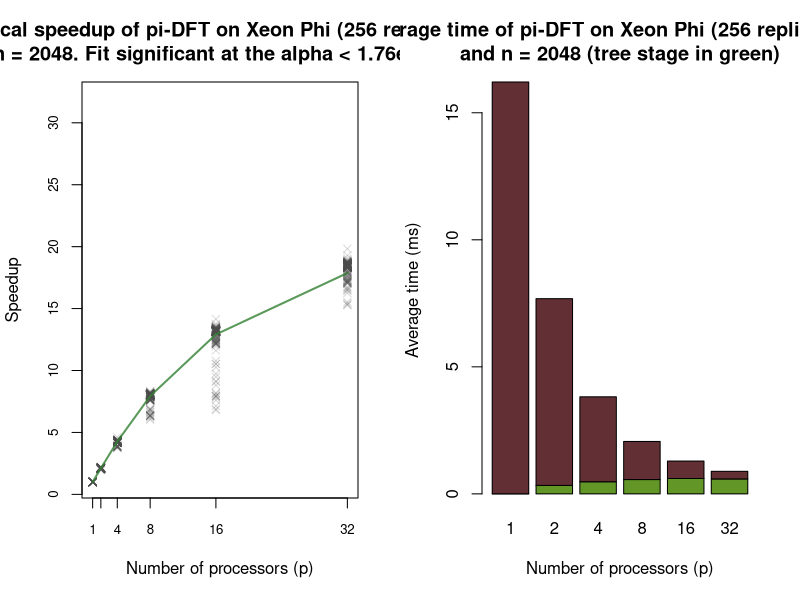
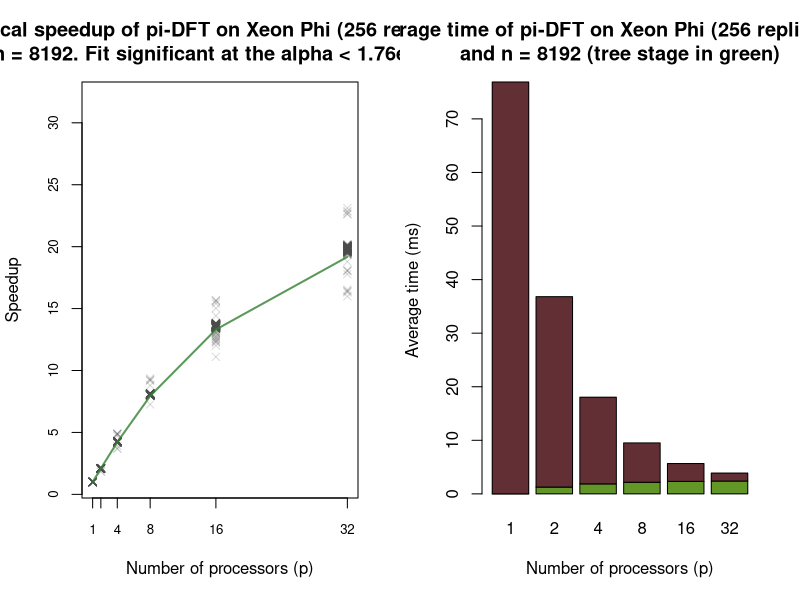
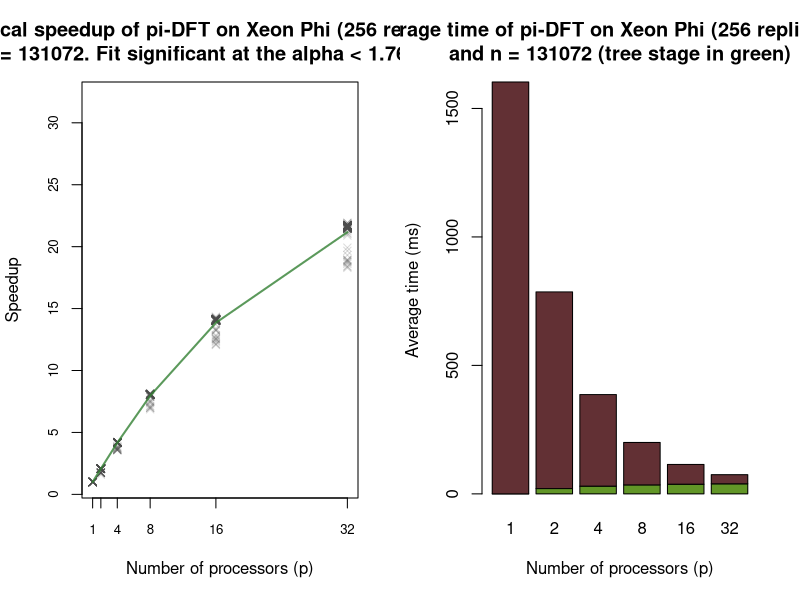

The R source for these figures, in order:
#!/usr/bin/Rscript

# CS87 - Final Project
# Maria-Elena Solano
#
# This R script analyzes the results for pi-DFT on multicore CPU (pthreads).
# 
# To run, execute
#
#   Rscript --vanilla analyze-results.R;
#

# Function declarations
#
log2 = function(x){ log(x)/log(2); }

# Verify that the results file exists
if(!file.exists("fourier-parallel-pi-xeonphi-openmp-results.csv")){
  cat("Sorry, could not find fourier-parallel-pi-xeonphi-openmp-results.csv\n")
  quit();
}

# Read in the results
r = read.table(file   = "fourier-parallel-pi-xeonphi-openmp-results.csv", 
               header = FALSE, 
               sep    = "\t",
               col.names = c("n","p","time","time_tr","time_cy"));

# Determine the experimental parameters
n = sort(unique(r$n));  n_min = min(n);  n_max = max(n);
p = sort(unique(r$p));  p_min = min(p);  p_max = max(p);
K = nrow(r) / (length(n)*length(p));

# Compute the predicted law
time_tr_law = function(n,p){ n*(p-1)/p; };
time_cy_law = function(n,p){ (n/p)*log2(n/p); };
time_law    = function(n,p){ time_tr_law(n,p) + time_cy_law(n,p); };
r$time_tr_hat = time_tr_law(r$n, r$p);
r$time_cy_hat = time_cy_law(r$n, r$p);
r$time_hat    = time_law(r$n, r$p);
# Regress time against n((p-1)/p) + (n/p)log(n/p)
cat(sep="",
  "  Testing the hypothesis that the parallel time complexity follows ",
    "the law\n  [Funnel stage] + [Tube stage] = ",
    "Theta([n((p-1)/p)] + [(n/p)*log(n/p)])...\n");
lm_time = lm(time ~ time_tr_hat + time_cy_hat - 1, data=r);
alpha = max(coef(summary(lm_time))[4], 1e-120);       # Bekenstein bound!
cat(ifelse(alpha < 0.1, "    Yes: ", "    No: "));
cat(sep="", 
  "the time complexity of pi-DFT is Theta([n((p-1)/p)]+[(n/p)*log(n/p)])\n",
  "    (Fit significant at the alpha < ", alpha, " level.)\n");
# Regress tree-stage time against n((p-1)/p)
cat(sep="",
  "  Testing the hypothesis that the 1st (funnel) stage is ",
    "Theta(n((p-1)/p))...\n");
lm_time_tr = lm(time_tr ~ time_tr_hat - 1, data=r);
alpha_tr = max(coef(summary(lm_time_tr))[4], 1e-120);
cat(ifelse(alpha_tr < 0.1, "    Yes: ", "    No: "));
cat(sep="",
  "the time complexity of the 1st stage of pi-DFT is Theta(n((p-1)/p)).\n",
  "    (Fit significant at the alpha < ", alpha_tr, " level.)\n");
# Regress cylinder-stage time against (n/p)log(n/p)
cat(sep="",
  "  Testing the hypothesis that the 2nd (tube) stage is ", 
    "Theta((n/p)*log(n/p))...\n");
lm_time_cy = lm(time_cy ~ time_cy_hat - 1, data=r);
alpha_cy = max(coef(summary(lm_time_cy))[4], 1e-120);
cat(ifelse(alpha_cy < 0.1, "    Yes: ", "    No: "));
cat(sep="",
  "the time complexity of the 2nd stage of pi-DFT is Theta((n/p)*log(n/p))\n",
  "    (Fit significant at the alpha < ", alpha_cy, " level.)\n");

# Compute empirical speedup
empirical_speedup = function(K, n, p, r){
  s = c(NA);  length(s) = nrow(r);
  for(ni in n){
  	for(pi in p){
  	  s[r$p==pi&r$n==ni] = r$time[r$p==min(p)&r$n==ni]/r$time[r$p==pi&r$n==ni];
  	}
  }
  return(s);
}
r$speedup = empirical_speedup(K, n, p, r);

# Compute fitted speedup
fitted_speedup = function(ni, p, lm_time){
  time_tr_hat  = time_tr_law(ni, p);
  time_cy_hat  = time_cy_law(ni, p);
  time_pred = predict(lm_time, newdata=data.frame(time_tr_hat, time_cy_hat));
  return(time_pred[1]/time_pred);
}

# Compute fitted and average time
fitted_time_tr = function(ni, p, lm_time_tr){
  time_tr_hat  = time_tr_law(ni, p);
  time_tr_pred = predict(lm_time_tr, newdata=data.frame(time_tr_hat));
  return(time_tr_pred);
}
fitted_time_cy = function(ni, p, lm_time_cy){
  time_cy_hat  = time_cy_law(ni, p);
  time_cy_pred = predict(lm_time_cy, newdata=data.frame(time_cy_hat));
  return(time_cy_pred);
}
avg_time_tr = function(ni, p, r){
  t = c(NA);  length(t) = length(p);
  for(i in 1:length(p)){
    t[i] = mean(r[r$n==ni & r$p==p[i],]$time_tr);
  }
  return(t);
}
avg_time_cy = function(ni, p, r){
  t = c(NA);  length(t) = length(p);
  for(i in 1:length(p)){
    t[i] = mean(r[r$n==ni & r$p==p[i],]$time_cy);
  }
  return(t);
}

# And plot the results, including the fitted law
# Note: just plotting for the min, mid and max n (for brevity)
n_plot = c(min(n), n[floor(length(n)/2)], max(n));
for(ni in n_plot){
  invisible(pdf(width=14, height=7, file=sprintf(
    "fourier-parallel-pi-xeonphi-openmp-results-analysis-n%d.pdf", ni)));
  r_sub = r[r$n==ni,];

  par(mfrow=c(1,2));

  # First plot
  plot(0, pch='', 
    main=sprintf(paste(sep="",
    "Empirical speedup of pi-DFT on Xeon Phi (%d replications)\n",
    "and n = %d. Fit significant at the alpha < %.2e level"), K, ni, alpha), 
  xlim=c(min(p)-0.05,max(p)+0.05), xlab="Number of processors (p)", xaxt="n",
  ylim=c(min(p)-0.05,max(p)+0.05), ylab="Speedup", cex.axis=0.8);
  axis(side=1, at=p, cex.axis=0.8);
  points(r_sub$p, r_sub$speedup, pch=4, col=rgb(0.3,0.3,0.3,0.2));
  lines(p, fitted_speedup(ni, p, lm_time),
    lwd=2, col=rgb(0.2,0.5,0.2,0.8));
  
  # Second plot
  barplot(col=c("#629627", "#623034"),
    height=rbind(avg_time_tr(ni, p, r),
                 avg_time_cy(ni, p, r)),
    main=sprintf(paste(sep="",
    "Average time of pi-DFT on Xeon Phi (%d replications)\n",
    "and n = %d (tree stage in green)"), K, ni, alpha), 
          names.arg=p,
          xlab="Number of processors (p)",
          ylab="Average time (ms)");
}

# Done!
cat(sep="",
  "Done. See also:\n", paste(
  "  fourier-parallel-pi-xeonphi-openmp-results-analysis-n",n_plot,".pdf\n",
  sep="", collapse=""));
